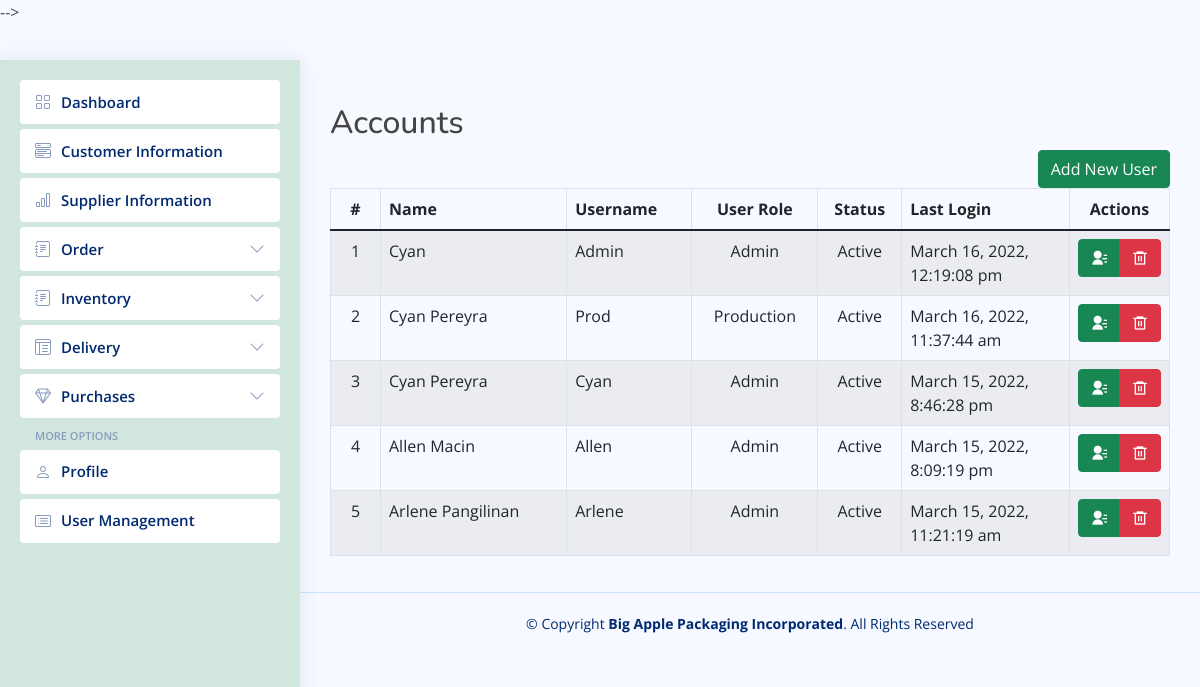
/usermanagement.php, run on the app's committed database.
### tables this page shows
CREATE TABLE `users` (
  `id` int(11) NOT NULL,
  `name` varchar(60) NOT NULL,
  `username` varchar(50) NOT NULL,
  `password` varchar(255) NOT NULL,
  `group_name` varchar(50) NOT NULL,
  `image` varchar(255) DEFAULT 'no_image.jpg',
  `status` int(1) NOT NULL,
  `last_login` datetime DEFAULT NULL
);

### includes/sql.php (called while the page is built, shortened)
<?php
function find_by_sql($sql)
{
    $db = new MySqli_DB();
    $result = $db->query($sql);
    $result_set = $db->while_loop($result);
    return $result_set;
}
function find_all_user()
{
    $sql = "SELECT * FROM users";
    $result = find_by_sql($sql);
    return $result;
}

### includes/database.php (called while the page is built, shortened)
<?php
class MySqli_DB
{
    private $con;
    public $query_id;
    public function db_connect()
    {
        $this->con = mysqli_connect(DB_HOST, DB_USER, DB_PASS);
        if (!$this->con) {
            die(" Database connection failed:" . mysqli_connect_error());
        } else {
            $select_db = $this->con->select_db(DB_NAME);
        }
    }
    public function query($sql)
    {
        if (trim($sql != "")) {
            $this->query_id = $this->con->query($sql);
        }
        return $this->query_id;
    }
    public function fetch_array($statement)
    {
        return mysqli_fetch_array($statement);
    }
    public function while_loop($loop)
    {
        $results = array();
        while ($result = $this->fetch_array($loop)) {
            $results[] = $result;
        }
        return $results;
    }
}
?>

### includes/functions.php (called while the page is built, shortened)
<?php
function remove_junk($str)
{
    $str = nl2br($str);
    $str = htmlspecialchars(strip_tags($str, ENT_QUOTES));
    return $str;
}
function read_date($str)
{
    if ($str)
        return date('F j, Y, g:i:s a', strtotime($str));
    else
        return null;
}
function count_id()
{
    static $count = 1;
    return $count++;
}

### usermanagement.php (the view, shortened to what this page needs)
<?php
require_once 'header-sidebar.php'; ?>
<main id="main" class="main">
    <?php
    $all_users = find_all_user();
    ?>
    <div class="row">
        <div class="col-md-12">
            <div class="panel panel-default">
                <div class="panel-heading clearfix">
                    <strong>
                        <h2>Accounts</h2>
                    </strong>
                    <div class="d-grid gap-2 d-md-flex justify-content-md-end">
                        <a href="user-add.php">
                            <button type="button" class="btn btn-success" data-bs-toggle="modal" data-bs-target="#largeModal">
                                Add New User
                            </button></a>
                    </div>
                </div>
                <div class="panel-body">
                    <table class="table table-bordered table-striped">
                        <thead>
                            <tr>
                                <th class="text-center" style="width: 50px;">#</th>
                                <th>Name </th>
                                <th>Username</th>
                                <th class="text-center" style="width: 15%;">User Role</th>
                                <th class="text-center" style="width: 10%;">Status</th>
                                <th style="width: 20%;">Last Login</th>
                                <th class="text-center" style="width: 100px;">Actions</th>
                            </tr>
                        </thead>
                        <tbody>
                            <?php foreach ($all_users as $a_user) : ?>
                                <tr>
                                    <td class="text-center"><?php echo count_id(); ?></td>
                                    <td><?php echo remove_junk(ucwords($a_user['name'])) ?></td>
                                    <td><?php echo remove_junk(ucwords($a_user['username'])) ?></td>
                                    <td class="text-center"><?php echo remove_junk(ucwords($a_user['group_name'])) ?></td>
                                    <td class="text-center">
                                        <?php if ($a_user['status'] === '1') : ?>
                                            <span class="label label-success"><?php echo "Active"; ?></span>
                                        <?php else : ?>
                                            <span class="label label-danger"><?php echo "Deactive"; ?></span>
                                        <?php endif; ?>
                                    </td>
                                    <td><?php echo read_date($a_user['last_login']) ?></td>
                                    <td class="text-center">
                                        <div class="btn-group">
                                            <a href="edit_user.php?id=<?php echo (int)$a_user['id']; ?>" class="btn btn-success ri-contacts-fill" data-toggle="tooltip" title="Edit">
                                            </a>
                                            <a href="delete-user.php?id=<?php echo (int)$a_user['id']; ?>" class="btn btn-danger ri-delete-bin-6-line" data-toggle="tooltip" title="Remove">
                                            </a>
                                        </div>
                                    </td>
                                </tr>
                            <?php endforeach; ?>
                        </tbody>
                    </table>
                </div>
            </div>
        </div>
    </div>
    </body>
    </html>
<footer id="footer" class="footer">
    <div class="copyright">
        &copy; Copyright <strong><span>Big Apple Packaging Incorporated</span></strong>. All Rights Reserved
    </div>
    <div class="credits">
    </div>
</footer>
</body>
</html>

### assets/css/style.css (style rules this page uses)
:root { scroll-behavior: smooth; }
body { font-family: "Open Sans", sans-serif; background: #f6f9ff; color: #444444; }
a { color: #4154f1; text-decoration: none; }
h1, h2, h3, h4, h5, h6 { font-family: "Nunito", sans-serif; }
#main { margin-top: 60px; padding: 20px 30px; transition: all 0.3s; }
@media (min-width: 1200px) { #main, #footer { margin-left: 300px; } }
.footer { padding: 20px 0; font-size: 14px; transition: all 0.3s; border-top: 1px solid #cddfff; }
.footer .copyright { text-align: center; color: #012970; }
.footer .credits { padding-top: 5px; text-align: center; font-size: 13px; color: #012970; }

### data on the page
users: count_id "1", name "Cyan", username "Admin", group_name "Admin", status "Active", last_login "March 16, 2022, 12:19:08 pm"
users: count_id "2", name "Cyan Pereyra", username "Prod", group_name "Production", status "Active", last_login "March 16, 2022, 11:37:44 am"
users: count_id "3", name "Cyan Pereyra", username "Cyan", group_name "Admin", status "Active", last_login "March 15, 2022, 8:46:28 pm"
users: count_id "4", name "Allen Macin", username "Allen", group_name "Admin", status "Active", last_login "March 15, 2022, 8:09:19 pm"
users: count_id "5", name "Arlene Pangilinan", username "Arlene", group_name "Admin", status "Active", last_login "March 15, 2022, 11:21:19 am"
